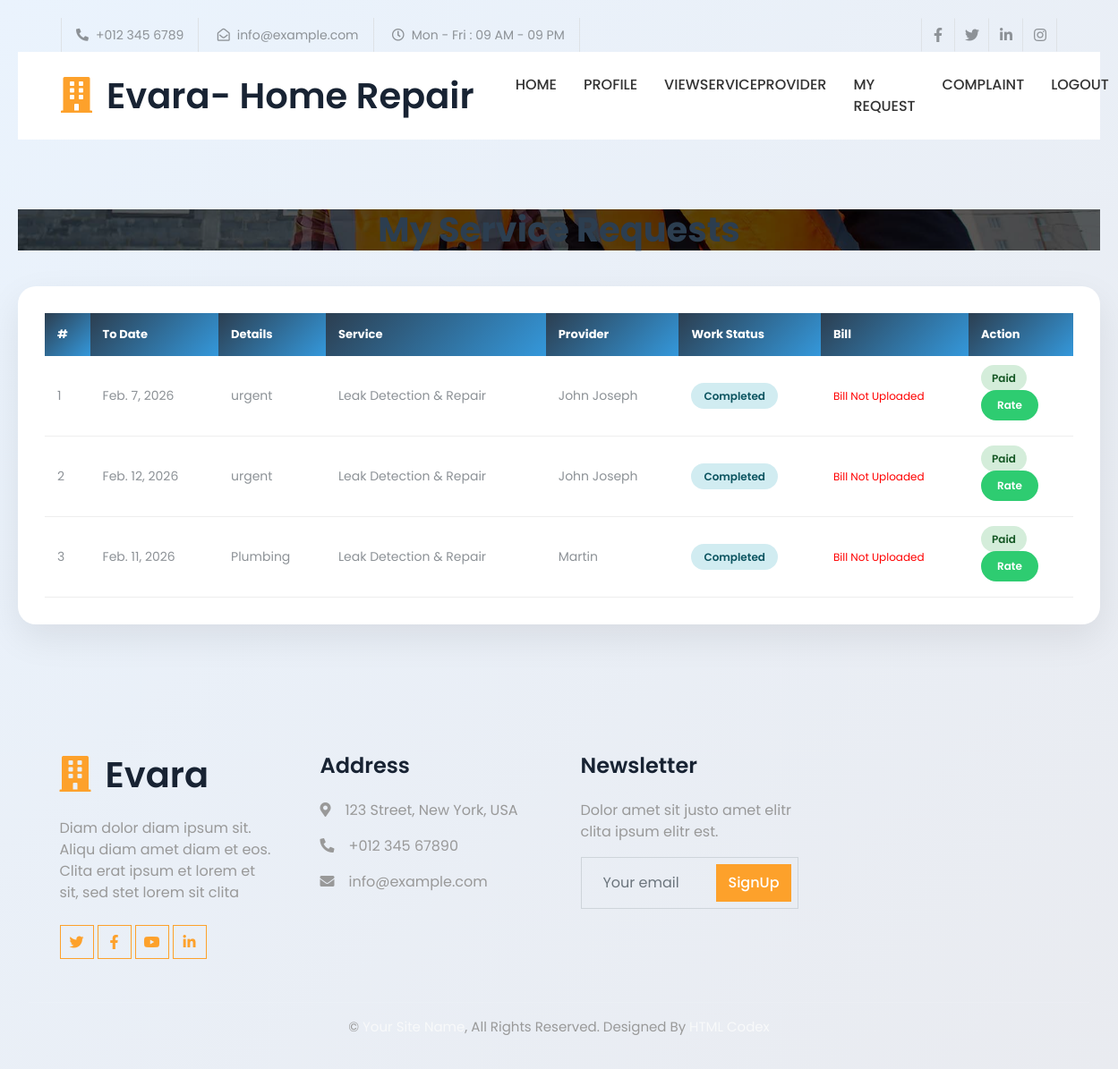
Page /User/Myrequest/ (signed in) on the earlier database version.
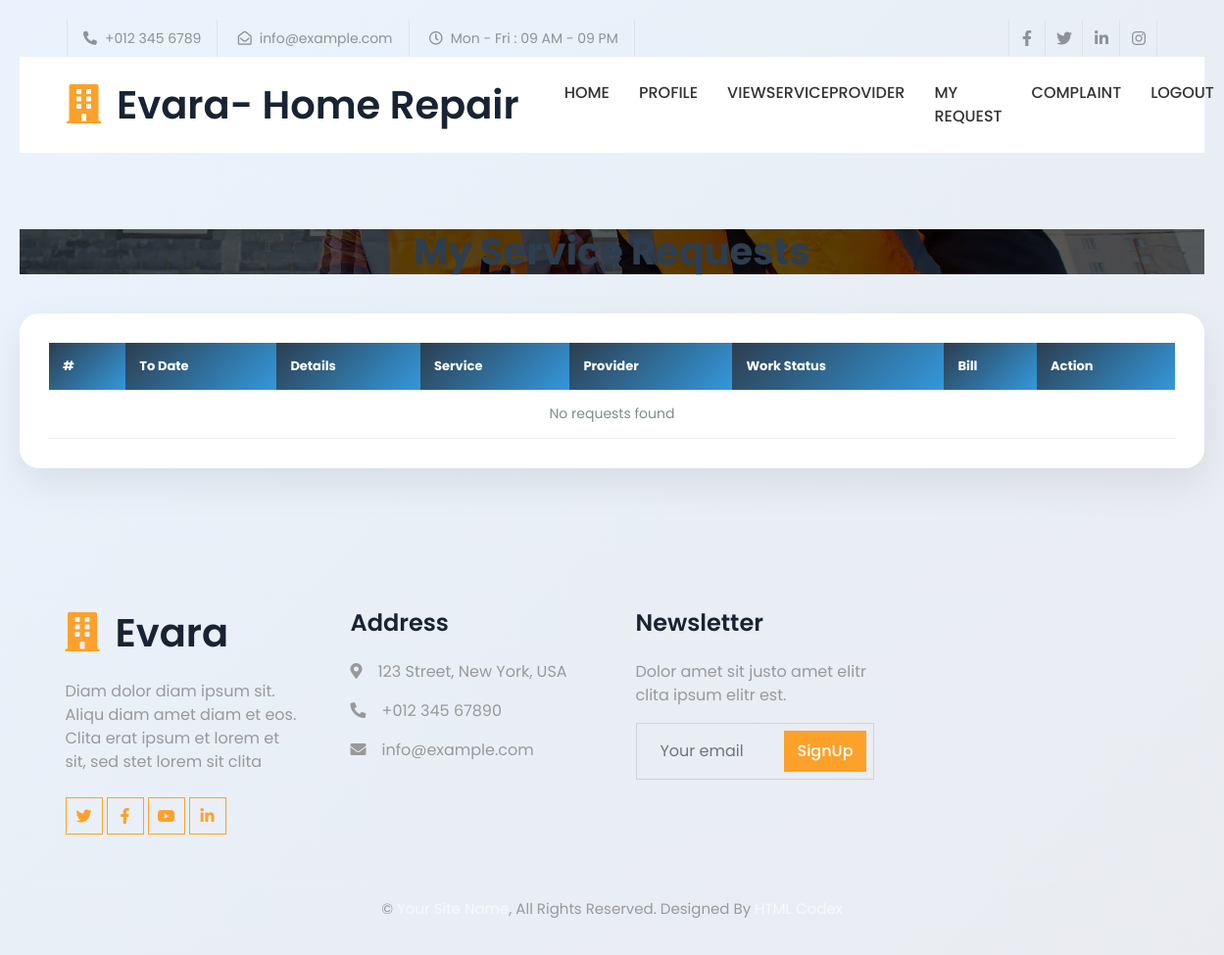
Same page on the later database version.
### User/models.py (models this page shows)
class tbl_request(models.Model):
    date=models.DateField(auto_now_add=True)
    request_status=models.IntegerField(default=0)
    request_amount=models.IntegerField(default=0)
    request_bill=models.FileField(upload_to='Assets/RequestDocs/')
    request_todate=models.DateField()
    request_details=models.CharField(max_length=50)
    user=models.ForeignKey(tbl_newuser,on_delete=models.CASCADE)
    service=models.ForeignKey(tbl_services,on_delete=models.CASCADE)
    serviceprovider=models.ForeignKey(tbl_serviceprovider,on_delete=models.CASCADE)

### Admin/models.py (models this page shows)
class tbl_services(models.Model):
  service_name=models.CharField(max_length=50)
  servicetype=models.ForeignKey(tbl_serviceprovidertype,on_delete=models.CASCADE)

### Guest/models.py (models this page shows)
class tbl_serviceprovider(models.Model):
    serviceprovider_name=models.CharField(max_length=50)
    serviceprovider_email=models.CharField(max_length=30)
    serviceprovider_contact=models.CharField(max_length=15)
    serviceprovider_address=models.CharField(max_length=15)
    serviceprovider_photo=models.FileField(upload_to='Assets/SellerDocs/')
    serviceprovider_idproof=models.FileField(upload_to='Assets/SellerDocs/')
    serviceprovider_certificate=models.FileField(upload_to='Assets/SellerDocs/')
    place=models.ForeignKey(tbl_place,on_delete=models.CASCADE)
    serviceprovidertype=models.ForeignKey(tbl_serviceprovidertype,on_delete=models.CASCADE)
    serviceprovider_password=models.CharField(max_length=30)
    serviceprovider_status=models.IntegerField(default=0)
    serviceprovider_doj=models.DateField(auto_now_add=True)

### User/views.py (the view)
# urls.py: path('Myrequest/', views.Myrequest, name="Myrequest"),
@cache_control(no_cache=True, must_revalidate=True, no_store=True)
def Myrequest(request):
    userdata = tbl_newuser.objects.get(id=request.session['uid'])
    requestdata = tbl_request.objects.filter(user=userdata)
    for r in requestdata:
        myrating = tbl_rating.objects.filter(user=userdata, request=r).first()
        print(myrating)
        if myrating:
            r.my_rating = myrating.rating_data
        else:
            r.my_rating = 0
    return render(request, "User/Myrequest.html", {
        'userdata': userdata,
        'requestdata': requestdata,
        'ar': [1,2,3,4,5]
    })

### User/Templates/User/Myrequest.html (shortened to what this page needs)
{% extends 'User/Userhead.html' %}
{% block content %}
{% load static %}
<div class="main-wrapper">
    <div class="page-header">
        <h2>My Service Requests</h2>
    </div>
    <div class="glass-card">
        <div class="table-responsive">
            <table class="premium-table">
                <thead>
                    <tr>
                        <th>#</th>
                        <th>To Date</th>
                        <th>Details</th>
                        <th>Service</th>
                        <th>Provider</th>
                        <th>Work Status</th>
                        <th>Bill</th>
                        <th>Action</th>
                    </tr>
                </thead>
                <tbody>
                {% for i in requestdata %}
                    <tr>
                        <td>{{ forloop.counter }}</td>
                        <td>{{ i.request_todate }}</td>
                        <td>{{ i.request_details }}</td>
                        <td>{{ i.service.service_name }}</td>
                        <td>{{ i.serviceprovider.serviceprovider_name }}</td>
                        <td>
                            {% if i.request_status == 1 %}
                                <span class="status-badge badge-verified">Verified</span>
                            {% elif i.request_status == 3 %}
                                <span class="status-badge badge-started">Work Started</span>
                            {% elif i.request_status >= 4 %}
                                <span class="status-badge badge-completed">Completed</span>
                            {% else %}
                                Pending
                            {% endif %}
                        </td>
                        <td>
                            {% if i.request_status >= 4 and i.request_bill %}
                                <div style="font-weight:600; margin-bottom:6px;">
                                    ₹{{ i.request_amount }}
                                </div>
                                <a href="{{ i.request_bill.url }}" target="_blank" class="premium-btn btn-bill">
                                    View Bill
                                </a>
                                <a href="{{ i.request_bill.url }}" download class="premium-btn btn-download">
                                    Download
                                </a>
                            {% elif i.request_status >= 4 and not i.request_bill %}
                                <span style="color:red;font-size:12px;">
                                    Bill Not Uploaded
                                </span>
                            {% else %}
                                -
                            {% endif %}
                        </td>
                        <td>
                            {% if i.request_status == 4 %}
                                {% if i.request_bill %}
                                    <a href="{% url 'User:Paymentview' i.id %}" class="premium-btn btn-pay">
                                        Pay ₹{{ i.request_amount }}
                                    </a>
                                    <br>
                                    <a href="{% url 'User:SComplaint' i.serviceprovider.id %}" class="premium-btn btn-download">
                                    Complaint
                                </a>
                                {% else %}
                                    <span style="color:#e67e22;font-size:12px;">
                                        Waiting for Bill
                                    </span>
                                {% endif %}
                            {% elif i.request_status == 5 %}
                                <span class="payment-completed">Paid</span>
                                <br>
                                <a href="{% url 'User:rating' i.serviceprovider.id i.id %}" class="premium-btn btn-bill">
                                    Rate
                                </a>
                            {% else %}
                                -
                            {% endif %}
                        </td>
                    </tr>
                {% empty %}
                    <tr>
                        <td colspan="8" class="no-data">
                            No requests found
                        </td>
                    </tr>
                {% endfor %}
                </tbody>
            </table>
        </div>
    </div>
</div>
{% endblock content %}

### User/Templates/User/Userhead.html (shortened to what this page needs)
{% load static %}
<!DOCTYPE html>
<html lang="en">
<head>
    <link href="https://cdnjs.cloudflare.com/ajax/libs/font-awesome/5.10.0/css/all.min.css" rel="stylesheet" />
    <link href="https://cdn.jsdelivr.net/npm/bootstrap-icons@1.4.1/font/bootstrap-icons.css" rel="stylesheet" />
    <link href="{% static 'Main/lib/animate/animate.min.css' %}" rel="stylesheet" />
    <link href="{% static 'Main/lib/owlcarousel/assets/owl.carousel.min.css' %}" rel="stylesheet" />
    <link href="{% static 'Main/css/bootstrap.min.css' %}" rel="stylesheet" />
    <link href="{% static 'Main/css/style.css' %}" rel="stylesheet" />
</head>
<body>
<div class="container-fluid topbar p-0">
    <div class="row gx-0 d-none d-lg-flex">
        <div class="col-lg-7 px-5 text-start">
            <div class="h-100 d-inline-flex align-items-center border-start border-end px-3">
                <small class="fa fa-phone-alt me-2"></small>
                <small>+012 345 6789</small>
            </div>
            <div class="h-100 d-inline-flex align-items-center border-end px-3">
                <small class="far fa-envelope-open me-2"></small>
                <small>info@example.com</small>
            </div>
            <div class="h-100 d-inline-flex align-items-center border-end px-3">
                <small class="far fa-clock me-2"></small>
                <small>Mon - Fri : 09 AM - 09 PM</small>
            </div>
        </div>
        <div class="col-lg-5 px-5 text-end">
            <div class="h-100 d-inline-flex align-items-center">
                <a class="btn btn-square border-end border-start" href=""><i class="fab fa-facebook-f"></i></a>
                <a class="btn btn-square border-end" href=""><i class="fab fa-twitter"></i></a>
                <a class="btn btn-square border-end" href=""><i class="fab fa-linkedin-in"></i></a>
                <a class="btn btn-square border-end" href=""><i class="fab fa-instagram"></i></a>
            </div>
        </div>
    </div>
</div>
<nav class="navbar navbar-expand-lg bg-white navbar-light sticky-top px-4 px-lg-5 py-lg-0">
    <a href="index.html" class="navbar-brand d-flex align-items-center">
        <h1 class="m-0"><i class="fa fa-building text-primary me-3"></i>Evara- Home Repair</h1>
    </a>
    <div class="collapse navbar-collapse" id="navbarCollapse">
        <div class="navbar-nav ms-auto py-3 py-lg-0">
          <a href="{% url 'User:Homepage' %}" class="nav-item nav-link">Home</a>
            <a href="{% url 'User:Profile' %}" class="nav-item nav-link">Profile</a>
            <a href="{% url 'User:Viewserviceprovider' %}" class="nav-item nav-link">Viewserviceprovider</a>
            <a href="{% url 'User:Myrequest' %}" class="nav-item nav-link">My Request</a>
              <a href="{% url 'User:Complaint' %}" class="nav-item nav-link"> Complaint</a>
                   <a href="{% url 'User:Logout' %}" class="nav-item nav-link">Logout</a>
</nav>
<br><br>
{% block content %}{% endblock content %}
<div class="container-fluid footer mt-5 pt-5">
    <div class="container py-5">
        <div class="row g-5">
            <div class="col-lg-3 col-md-6">
                <h1 class="mb-4"><i class="fa fa-building text-primary me-3"></i>Evara</h1>
                <p>Diam dolor diam ipsum sit. Aliqu diam amet diam et eos. Clita erat ipsum et lorem et sit, sed stet lorem sit clita</p>
                <div class="d-flex pt-2">
                    <a class="btn btn-square btn-outline-primary me-1" href=""><i class="fab fa-twitter"></i></a>
                    <a class="btn btn-square btn-outline-primary me-1" href=""><i class="fab fa-facebook-f"></i></a>
                    <a class="btn btn-square btn-outline-primary me-1" href=""><i class="fab fa-youtube"></i></a>
                    <a class="btn btn-square btn-outline-primary me-0" href=""><i class="fab fa-linkedin-in"></i></a>
                </div>
            </div>
            <div class="col-lg-3 col-md-6">
                <h4 class="mb-4">Address</h4>
                <p><i class="fa fa-map-marker-alt me-3"></i>123 Street, New York, USA</p>
                <p><i class="fa fa-phone-alt me-3"></i>+012 345 67890</p>
                <p><i class="fa fa-envelope me-3"></i>info@example.com</p>
            </div>
            <div class="col-lg-3 col-md-6">
                <h4 class="mb-4">Newsletter</h4>
                <p>Dolor amet sit justo amet elitr clita ipsum elitr est.</p>
                <div class="position-relative mx-auto" style="max-width: 400px">
                    <input class="form-control bg-transparent w-100 py-3 ps-4 pe-5" type="text" placeholder="Your email"/>
                    <button type="button" class="btn btn-primary py-2 position-absolute top-0 end-0 mt-2 me-2">SignUp</button>
                </div>
            </div>
        </div>
    </div>
    <div class="container-fluid copyright text-center py-3">
        &copy; <a href="#">Your Site Name</a>, All Rights Reserved. Designed By <a href="https://htmlcodex.com">HTML Codex</a>
    </div>
</div>
</body>
</html>

### Guest/static/Main/css/style.css (style rules this page uses)
:root { --primary: #FDA12B; --secondary: #8D9297; --light: #F8F9FA; --dark: #182333; }
.btn { font-weight: 500; transition: .5s; }
.btn.btn-primary, .btn.btn-outline-primary:hover { color: #FFFFFF; }
.btn-square { width: 38px; height: 38px; }
.btn-square, .btn-sm-square, .btn-lg-square { padding: 0; display: flex; align-items: center; justify-content: center; font-weight: normal; }
.navbar.sticky-top { top: -100px; transition: .5s; }
.navbar .navbar-nav .nav-link { margin-left: 30px; padding: 25px 0; color: var(--secondary); font-weight: 500; text-transform: uppercase; outline: none; }
.page-header { background: linear-gradient(rgba(0, 0, 0, .65), rgba(0, 0, 0, .65)), url(../img/carousel-1.jpg) center center no-repeat; background-size: cover; }
.footer { color: #999999; }
.footer .copyright { padding: 25px 0; font-size: 15px; border-top: 1px solid rgba(256, 256, 256, .1); }
.footer .copyright a { color: var(--light); }

### User/Templates/User/Userhead.html (style rules this page uses)
.navbar { background-color: #ffffff !important; }
.navbar-brand { background-color: transparent !important; color: #333 !important; }
.navbar .nav-link { background-color: transparent !important; color: #333 !important; padding: 8px 12px; border-radius: 5px; transition: background 0.3s, color 0.3s; }

### User/Templates/User/Myrequest.html (style rules this page uses)
body { background: linear-gradient(135deg, #eaf3fd 0%, #e9ebf0 100%); font-family: 'Poppins', sans-serif; min-height: 100vh; padding: 20px; }
.main-wrapper { max-width: 1300px; margin: 30px auto; }
.page-header { text-align: center; margin-bottom: 40px; }
.page-header h2 { color: #2c3e50; font-size: 2.4rem; font-weight: 700; }
.glass-card { background: white; border-radius: 20px; padding: 30px; box-shadow: 0 15px 40px rgba(0,0,0,0.08); }
.table-responsive { overflow-x: auto; }
.premium-table { width: 100%; border-collapse: collapse; }
.premium-table th { background: linear-gradient(135deg,#2c3e50,#3498db); color: white; padding: 14px; font-size: 13px; }
.premium-table td { padding: 14px; background: #fff; border-bottom: 1px solid #eee; font-size: 14px; }
.no-data { text-align:center; padding:40px; color:#7f8c8d; }

Differences in the rows shown:
removed tbl_request: request_todate "Feb. 7, 2026", request_details "urgent", service.service_name "Leak Detection & Repair", serviceprovider.serviceprovider_name "John Joseph", request_status "Completed"
removed tbl_request: request_todate "Feb. 12, 2026", request_details "urgent", service.service_name "Leak Detection & Repair", serviceprovider.serviceprovider_name "John Joseph", request_status "Completed"
removed tbl_request: request_todate "Feb. 11, 2026", request_details "Plumbing", service.service_name "Leak Detection & Repair", serviceprovider.serviceprovider_name "Martin", request_status "Completed"
Other differences:
text now shown: "No requests found"
